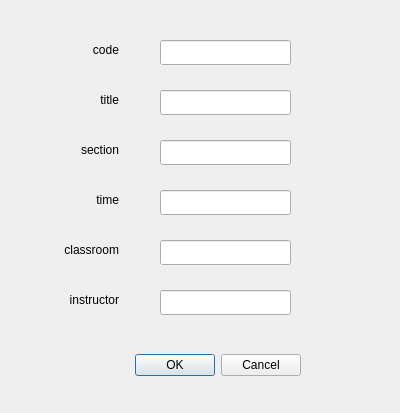
<?xml version="1.0" encoding="UTF-8"?>
<ui version="4.0">
 <class>Dialog_addcourse</class>
 <widget class="QDialog" name="Dialog_addcourse">
  <property name="geometry">
   <rect>
    <x>0</x>
    <y>0</y>
    <width>400</width>
    <height>413</height>
   </rect>
  </property>
  <property name="windowTitle">
   <string>Dialog</string>
  </property>
  <widget class="QDialogButtonBox" name="buttonBox">
   <property name="geometry">
    <rect>
     <x>-40</x>
     <y>350</y>
     <width>341</width>
     <height>31</height>
    </rect>
   </property>
   <property name="orientation">
    <enum>Qt::Horizontal</enum>
   </property>
   <property name="standardButtons">
    <set>QDialogButtonBox::Cancel|QDialogButtonBox::Ok</set>
   </property>
  </widget>
  <widget class="QLineEdit" name="lineEdit">
   <property name="geometry">
    <rect>
     <x>160</x>
     <y>40</y>
     <width>131</width>
     <height>25</height>
    </rect>
   </property>
  </widget>
  <widget class="QLineEdit" name="lineEdit_2">
   <property name="geometry">
    <rect>
     <x>160</x>
     <y>90</y>
     <width>131</width>
     <height>25</height>
    </rect>
   </property>
  </widget>
  <widget class="QLineEdit" name="lineEdit_3">
   <property name="geometry">
    <rect>
     <x>160</x>
     <y>140</y>
     <width>131</width>
     <height>25</height>
    </rect>
   </property>
  </widget>
  <widget class="QLineEdit" name="lineEdit_4">
   <property name="geometry">
    <rect>
     <x>160</x>
     <y>190</y>
     <width>131</width>
     <height>25</height>
    </rect>
   </property>
  </widget>
  <widget class="QLineEdit" name="lineEdit_5">
   <property name="geometry">
    <rect>
     <x>160</x>
     <y>240</y>
     <width>131</width>
     <height>25</height>
    </rect>
   </property>
  </widget>
  <widget class="QLineEdit" name="lineEdit_6">
   <property name="geometry">
    <rect>
     <x>160</x>
     <y>290</y>
     <width>131</width>
     <height>25</height>
    </rect>
   </property>
  </widget>
  <widget class="QLabel" name="label">
   <property name="geometry">
    <rect>
     <x>50</x>
     <y>40</y>
     <width>69</width>
     <height>20</height>
    </rect>
   </property>
   <property name="text">
    <string>code</string>
   </property>
   <property name="alignment">
    <set>Qt::AlignRight|Qt::AlignTrailing|Qt::AlignVCenter</set>
   </property>
  </widget>
  <widget class="QLabel" name="label_2">
   <property name="geometry">
    <rect>
     <x>50</x>
     <y>90</y>
     <width>69</width>
     <height>20</height>
    </rect>
   </property>
   <property name="text">
    <string>title</string>
   </property>
   <property name="alignment">
    <set>Qt::AlignRight|Qt::AlignTrailing|Qt::AlignVCenter</set>
   </property>
  </widget>
  <widget class="QLabel" name="label_3">
   <property name="geometry">
    <rect>
     <x>50</x>
     <y>140</y>
     <width>69</width>
     <height>20</height>
    </rect>
   </property>
   <property name="text">
    <string>section</string>
   </property>
   <property name="alignment">
    <set>Qt::AlignRight|Qt::AlignTrailing|Qt::AlignVCenter</set>
   </property>
  </widget>
  <widget class="QLabel" name="label_4">
   <property name="geometry">
    <rect>
     <x>50</x>
     <y>190</y>
     <width>69</width>
     <height>20</height>
    </rect>
   </property>
   <property name="text">
    <string>time</string>
   </property>
   <property name="alignment">
    <set>Qt::AlignRight|Qt::AlignTrailing|Qt::AlignVCenter</set>
   </property>
  </widget>
  <widget class="QLabel" name="label_5">
   <property name="geometry">
    <rect>
     <x>18</x>
     <y>240</y>
     <width>101</width>
     <height>20</height>
    </rect>
   </property>
   <property name="text">
    <string>classroom</string>
   </property>
   <property name="alignment">
    <set>Qt::AlignRight|Qt::AlignTrailing|Qt::AlignVCenter</set>
   </property>
  </widget>
  <widget class="QLabel" name="label_6">
   <property name="geometry">
    <rect>
     <x>28</x>
     <y>290</y>
     <width>91</width>
     <height>20</height>
    </rect>
   </property>
   <property name="text">
    <string>instructor</string>
   </property>
   <property name="alignment">
    <set>Qt::AlignRight|Qt::AlignTrailing|Qt::AlignVCenter</set>
   </property>
  </widget>
 </widget>
 <resources/>
 <connections>
  <connection>
   <sender>buttonBox</sender>
   <signal>accepted()</signal>
   <receiver>Dialog_addcourse</receiver>
   <slot>accept()</slot>
   <hints>
    <hint type="sourcelabel">
     <x>248</x>
     <y>254</y>
    </hint>
    <hint type="destinationlabel">
     <x>157</x>
     <y>274</y>
    </hint>
   </hints>
  </connection>
  <connection>
   <sender>buttonBox</sender>
   <signal>rejected()</signal>
   <receiver>Dialog_addcourse</receiver>
   <slot>reject()</slot>
   <hints>
    <hint type="sourcelabel">
     <x>316</x>
     <y>260</y>
    </hint>
    <hint type="destinationlabel">
     <x>286</x>
     <y>274</y>
    </hint>
   </hints>
  </connection>
 </connections>
</ui>
